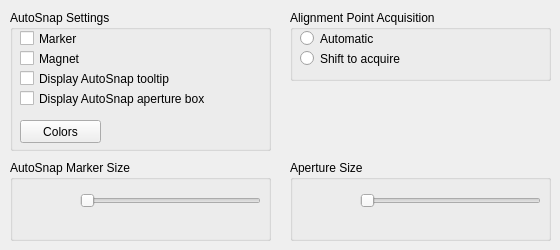
            <widget class="QWidget" name="DraftingTab">
                <attribute name="title">
                    <string>Drafting</string>
                </attribute>
                <widget class="QGroupBox" name="groupBox_4">
                    <property name="geometry">
                        <rect>
                            <x>10</x>
                            <y>10</y>
                            <width>261</width>
                            <height>141</height>
                        </rect>
                    </property>
                    <property name="title">
                        <string>AutoSnap Settings</string>
                    </property>
                    <widget class="QCheckBox" name="checkBox_AUTOSNAP_DISPLAY_MARK">
                        <property name="geometry">
                            <rect>
                                <x>10</x>
                                <y>20</y>
                                <width>241</width>
                                <height>17</height>
                            </rect>
                        </property>
                        <property name="toolTip">
                            <string>Controls the display of the AutoSnap marker. The marker is a geometric symbol that
                                is displayed when the crosshairs move over a snap point ( AUTOSNAP system variable).
                            </string>
                        </property>
                        <property name="text">
                            <string>Marker</string>
                        </property>
                    </widget>
                    <widget class="QPushButton" name="pushButton_AutoSnapColor">
                        <property name="geometry">
                            <rect>
                                <x>10</x>
                                <y>110</y>
                                <width>81</width>
                                <height>23</height>
                            </rect>
                        </property>
                        <property name="toolTip">
                            <string>Displays the Drawing Window Colors dialog box.</string>
                        </property>
                        <property name="text">
                            <string>Colors</string>
                        </property>
                    </widget>
                    <widget class="QCheckBox" name="checkBox_APBOX">
                        <property name="geometry">
                            <rect>
                                <x>10</x>
                                <y>80</y>
                                <width>241</width>
                                <height>17</height>
                            </rect>
                        </property>
                        <property name="toolTip">
                            <string>Turns the display of the AutoSnap aperture box on or off.
                                The aperture box is a box that appears inside the crosshairs when you snap to an object
                                (APBOX system variable).
                            </string>
                        </property>
                        <property name="text">
                            <string>Display AutoSnap aperture box</string>
                        </property>
                    </widget>
                    <widget class="QCheckBox" name="checkBox_AUTOSNAP_DISPLAY_TOOLTIPS">
                        <property name="geometry">
                            <rect>
                                <x>10</x>
                                <y>60</y>
                                <width>241</width>
                                <height>17</height>
                            </rect>
                        </property>
                        <property name="toolTip">
                            <string>Controls the display of the AutoSnap tooltip. The tooltip is a label that describes
                                which part of the object you are snapping to (AUTOSNAP system variable).
                            </string>
                        </property>
                        <property name="text">
                            <string>Display AutoSnap tooltip</string>
                        </property>
                    </widget>
                    <widget class="QCheckBox" name="checkBox_AUTOSNAP_MAGNET">
                        <property name="geometry">
                            <rect>
                                <x>10</x>
                                <y>40</y>
                                <width>241</width>
                                <height>17</height>
                            </rect>
                        </property>
                        <property name="toolTip">
                            <string>Turns the AutoSnap magnet on or off. The magnet is an automatic movement of the
                                crosshairs that locks the crosshairs onto the nearest snap point (AUTOSNAP system
                                variable).
                            </string>
                        </property>
                        <property name="text">
                            <string>Magnet</string>
                        </property>
                    </widget>
                </widget>
                <widget class="QGroupBox" name="groupBox_5">
                    <property name="geometry">
                        <rect>
                            <x>290</x>
                            <y>10</y>
                            <width>261</width>
                            <height>71</height>
                        </rect>
                    </property>
                    <property name="title">
                        <string>Alignment Point Acquisition</string>
                    </property>
                    <widget class="QRadioButton" name="radioButton_POLARMODE_AUTO_ACQUIRE">
                        <property name="geometry">
                            <rect>
                                <x>10</x>
                                <y>20</y>
                                <width>241</width>
                                <height>17</height>
                            </rect>
                        </property>
                        <property name="toolTip">
                            <string>Displays tracking vectors automatically when the aperture moves over an object
                                snap.
                            </string>
                        </property>
                        <property name="text">
                            <string>Automatic</string>
                        </property>
                    </widget>
                    <widget class="QRadioButton" name="radioButton_POLARMODE_SHIFT_TO_ACQUIRE">
                        <property name="geometry">
                            <rect>
                                <x>10</x>
                                <y>40</y>
                                <width>241</width>
                                <height>17</height>
                            </rect>
                        </property>
                        <property name="toolTip">
                            <string>Displays tracking vectors when you press Shift and move the aperture over an object
                                snap.
                            </string>
                        </property>
                        <property name="text">
                            <string>Shift to acquire</string>
                        </property>
                    </widget>
                </widget>
                <widget class="QGroupBox" name="groupBox_6">
                    <property name="geometry">
                        <rect>
                            <x>10</x>
                            <y>160</y>
                            <width>261</width>
                            <height>81</height>
                        </rect>
                    </property>
                    <property name="title">
                        <string>AutoSnap Marker Size</string>
                    </property>
                    <widget class="QSlider" name="horizontalSlider_AUTOSNAPSIZE">
                        <property name="geometry">
                            <rect>
                                <x>70</x>
                                <y>30</y>
                                <width>181</width>
                                <height>22</height>
                            </rect>
                        </property>
                        <property name="toolTip">
                            <string>Sets the display size for the AutoSnap marker.</string>
                        </property>
                        <property name="orientation">
                            <enum>Qt::Horizontal</enum>
                        </property>
                    </widget>
                    <widget class="QWidget" name="widget_AUTOSNAPSIZE" native="true">
                        <property name="geometry">
                            <rect>
                                <x>10</x>
                                <y>20</y>
                                <width>51</width>
                                <height>51</height>
                            </rect>
                        </property>
                    </widget>
                </widget>
                <widget class="QGroupBox" name="groupBox_7">
                    <property name="geometry">
                        <rect>
                            <x>290</x>
                            <y>160</y>
                            <width>261</width>
                            <height>81</height>
                        </rect>
                    </property>
                    <property name="title">
                        <string>Aperture Size</string>
                    </property>
                    <widget class="QSlider" name="horizontalSlider_APERTURE">
                        <property name="geometry">
                            <rect>
                                <x>70</x>
                                <y>30</y>
                                <width>181</width>
                                <height>22</height>
                            </rect>
                        </property>
                        <property name="toolTip">
                            <string>Sets the display size for the object snap target box, in pixels (APERTURE system
                                variable).
                            </string>
                        </property>
                        <property name="orientation">
                            <enum>Qt::Horizontal</enum>
                        </property>
                    </widget>
                    <widget class="QWidget" name="widget_APERTURESIZE" native="true">
                        <property name="geometry">
                            <rect>
                                <x>10</x>
                                <y>20</y>
                                <width>51</width>
                                <height>51</height>
                            </rect>
                        </property>
                    </widget>
                </widget>
            </widget>
